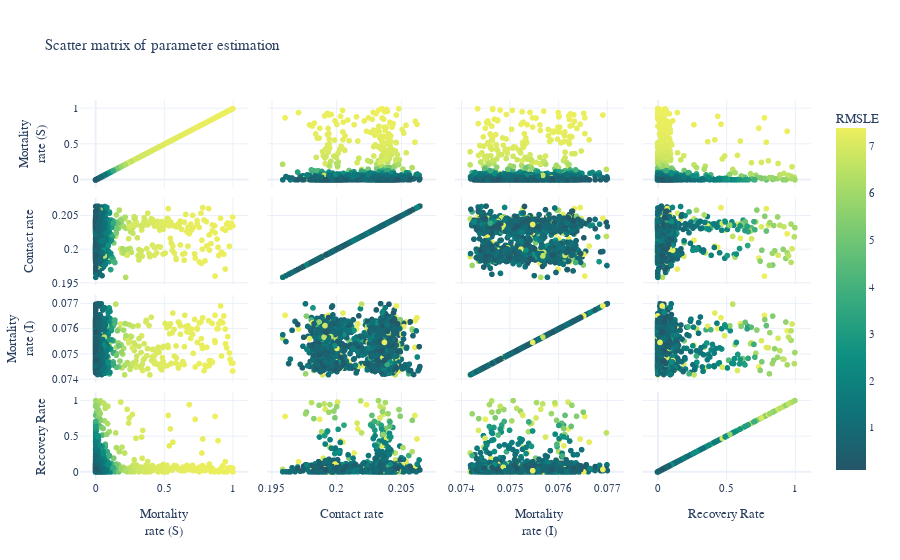

Notebook code for this chart:
### Code cell
import plotly.express as px
df = px.data.iris()
fig = px.scatter_matrix(history, labels={"params_kappa": "Mortality<br>rate (S)", "params_rho": "Contact rate", 
                                         "params_sigma": "Mortality<br>rate (I)", "params_theta": "Recovery Rate"},
    dimensions=["params_kappa", "params_rho", "params_sigma", "params_theta"],
    color="RMSLE", color_continuous_scale=px.colors.sequential.Aggrnyl, 
    title="Scatter matrix of parameter estimation")
fig.update_traces(diagonal_visible=True)
fig.update_layout(font=dict(size=11), template="plotly_white", font_family="Arial")
fig.show()

### Figure 1 — Plotly figure (JSON) as saved in the notebook; plotly's stock layout.template omitted (floating-point values rounded to 4 significant figures; data arrays with more than 128 entries replaced by an {"elided": "..."} marker saying what was removed)
{"data": [{"diagonal": {"visible": true}, "dimensions": [{"axis": {"matches": true}, "label": "Mortality<br>rate (S)", "values": {"elided": "2437 float values"}}, {"axis": {"matches": true}, "label": "Contact rate", "values": {"elided": "2437 float values"}}, {"axis": {"matches": true}, "label": "Mortality<br>rate (I)", "values": {"elided": "2437 float values"}}, {"axis": {"matches": true}, "label": "Recovery Rate", "values": {"elided": "2437 float values"}}], "hovertemplate": "%{xaxis.title.text}=%{x}<br>%{yaxis.title.text}=%{y}<br>RMSLE=%{marker.color}<extra></extra>", "legendgroup": "", "marker": {"color": {"elided": "2437 float values"}, "coloraxis": "coloraxis", "symbol": "circle"}, "name": "", "showlegend": false, "type": "splom"}], "layout": {"coloraxis": {"colorbar": {"title": {"text": "RMSLE"}}, "colorscale": [[0, "rgb(36, 86, 104)"], [0.1667, "rgb(15, 114, 121)"], [0.3333, "rgb(13, 143, 129)"], [0.5, "rgb(57, 171, 126)"], [0.6667, "rgb(110, 197, 116)"], [0.8333, "rgb(169, 220, 103)"], [1, "rgb(237, 239, 93)"]]}, "dragmode": "select", "font": {"family": "Arial", "size": 11}, "legend": {"tracegroupgap": 0}, "title": {"text": "Scatter matrix of parameter estimation"}}}
